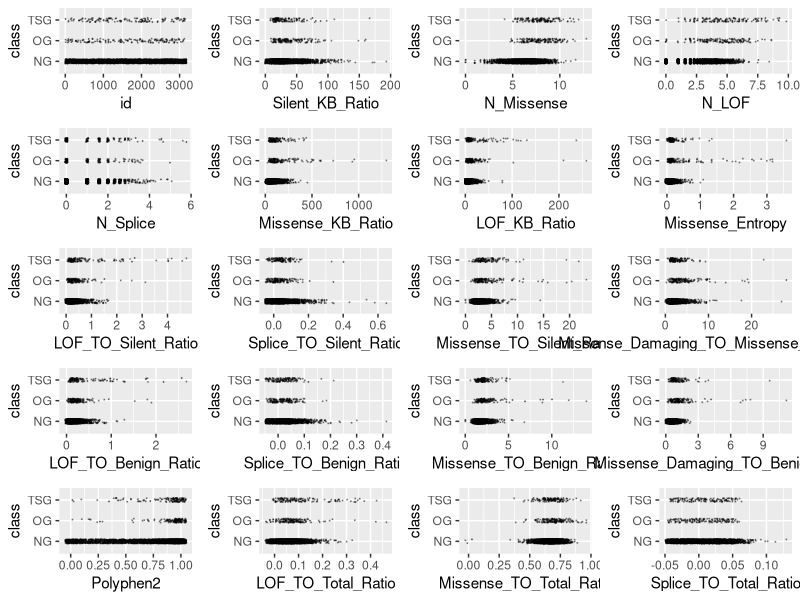
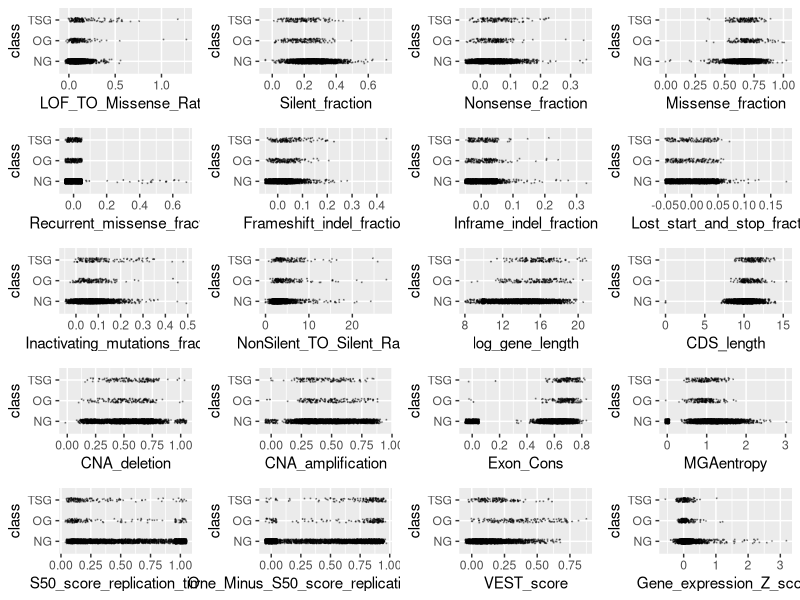
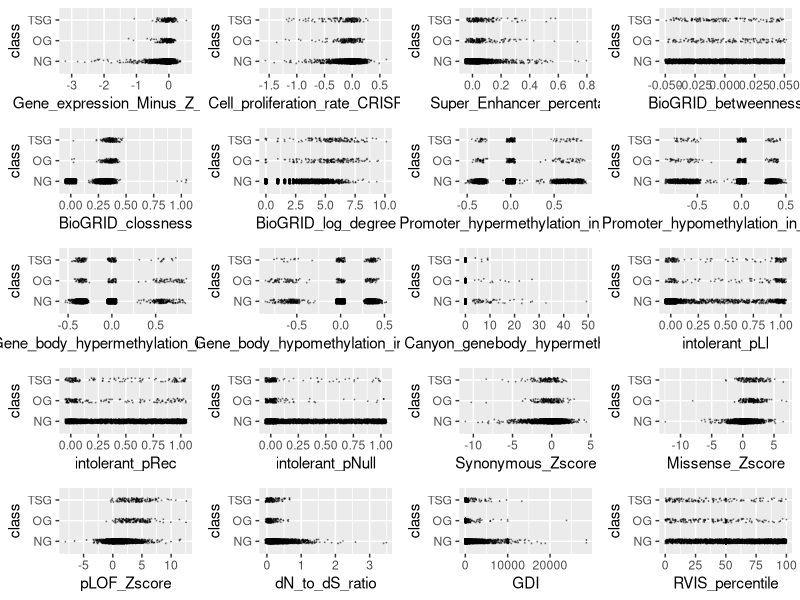
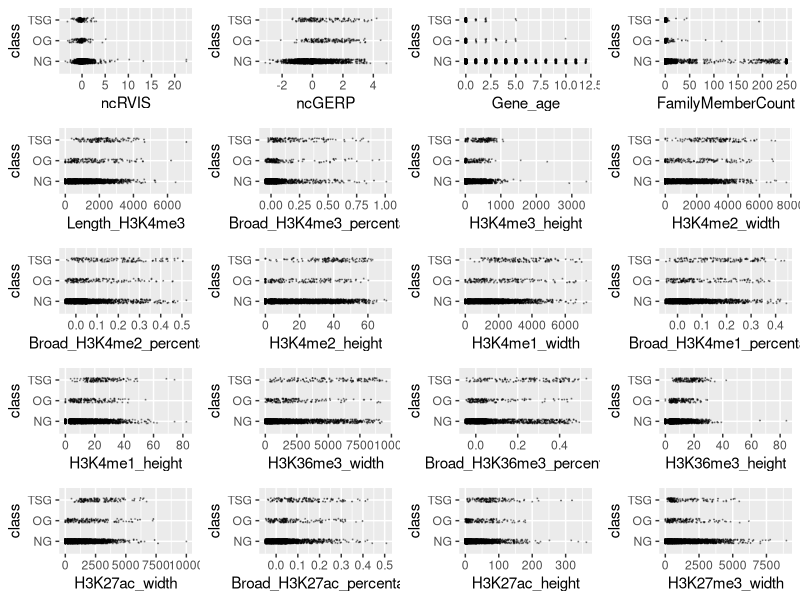
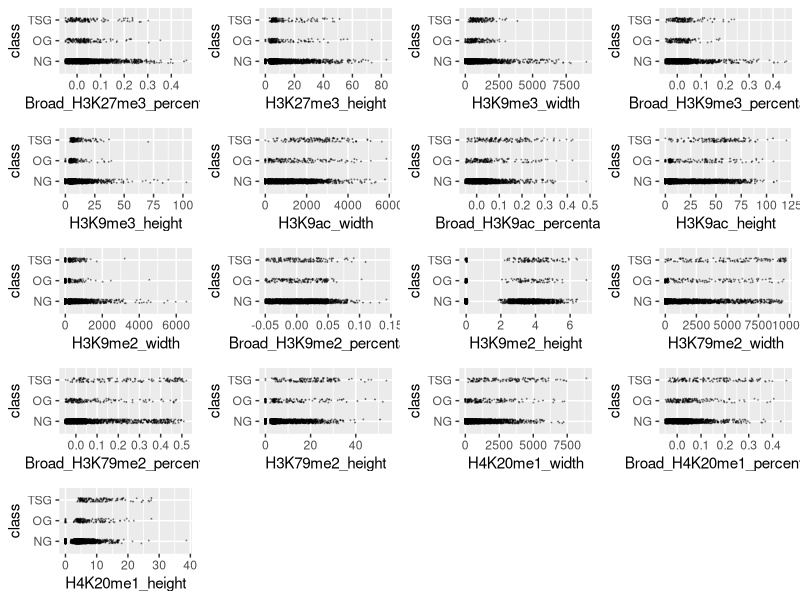
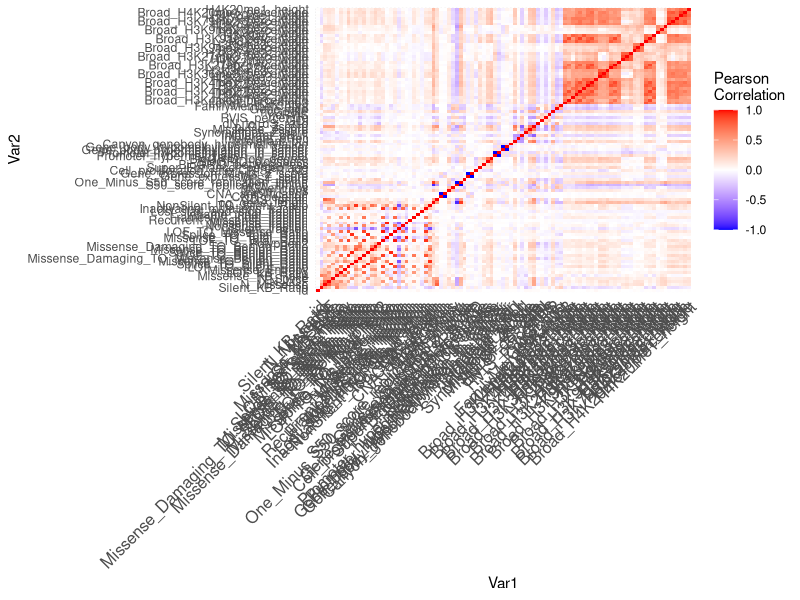
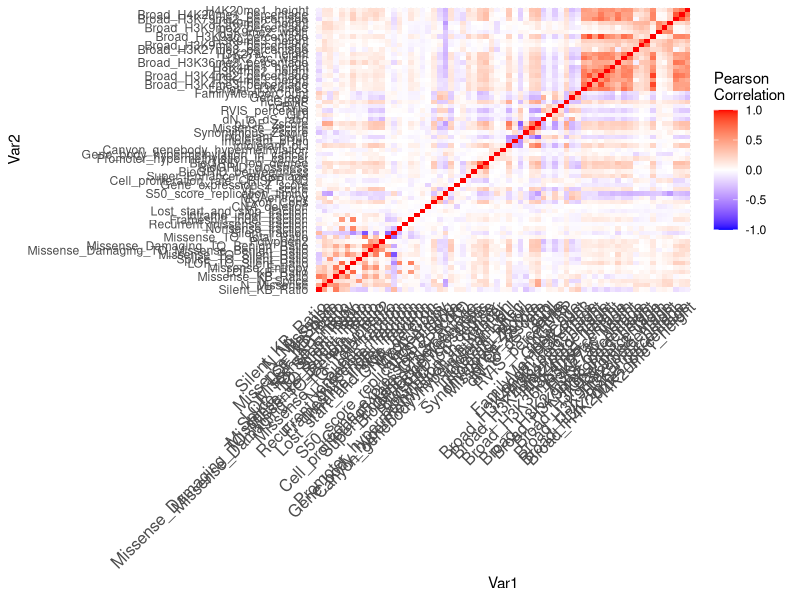
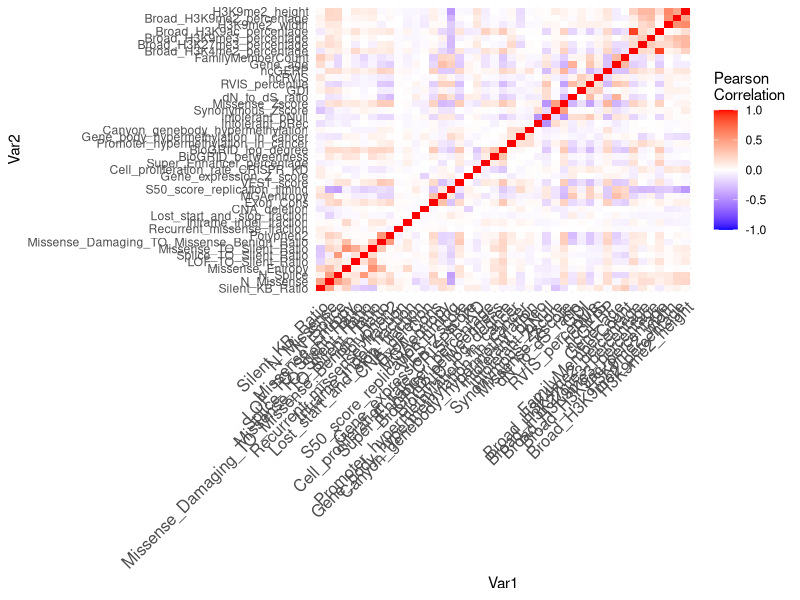

These charts were generated, in order, by the following R code:
## ---- chunk 1
knitr::opts_chunk$set(echo = TRUE, comment = NA)
## ---- chunk 2
training <- read.csv("training.csv", stringsAsFactors = TRUE)
training$class <- factor(training$class)
levels(training$class) <- c("NG", "OG", "TSG")
outlier <- function(data) {
  low <- mean(data) - 3 * sd(data)
  high <- mean(data) + 3 * sd(data)
  which(data < low | data > high)
}
# library(ggplot2)
# scatter <- function(var) {
#   ggplot(training, aes_string(var, "class")) +
#     geom_jitter(width = 0.05, height = 0.1, size = 0.1,
#                 colour = rgb(0, 0, 0, alpha = 1 / 3))
# }
# scat_plot <- lapply(names(training)[-99], scatter)
# library(gridExtra)
# grid.arrange(grobs = scat_plot[1:20], ncol = 4)
# grid.arrange(grobs = scat_plot[21:40], ncol = 4)
# grid.arrange(grobs = scat_plot[41:60], ncol = 4)
# grid.arrange(grobs = scat_plot[61:80], ncol = 4)
# grid.arrange(grobs = scat_plot[81:98], ncol = 4)
outlier_index <- sort(table(unlist(lapply(training[,-99], outlier))), decreasing = TRUE)
outlier_index[1:100]
training <- training[-as.numeric(names(outlier_index)[1:50]),]
sort(training$Missense_TO_Silent_Ratio, decreasing = TRUE)[1:10]
training <- training[-which(training$Missense_TO_Silent_Ratio > 100), ]
sort(training$Missense_KB_Ratio, decreasing = TRUE)[1:10]
training <- training[-which(training$Missense_KB_Ratio > 2000), ]
sort(training$LOF_TO_Silent_Ratio, decreasing = TRUE)[1:10]
training <- training[-which(training$LOF_TO_Silent_Ratio > 5), ]
sort(training$Gene_expression_Z_score, decreasing = TRUE)[1:10]
training <- training[-which(training$Gene_expression_Z_score > 4), ]
sort(training$dN_to_dS_ratio, decreasing = TRUE)[1:10]
training <- training[-which(training$dN_to_dS_ratio > 5),]
sort(training$Silent_KB_Ratio, decreasing = TRUE)[1:10]
training <- training[-which(training$Silent_KB_Ratio > 200), ]
sort(training$Lost_start_and_stop_fraction, decreasing = TRUE)[1:10]
training <- training[-which(training$Lost_start_and_stop_fraction > 0.2),]
sort(training$Synonymous_Zscore, decreasing = FALSE)[1:10]
training <- training[-which(training$Synonymous_Zscore < -15), ]
numeric_training <- training[,-99]

n_zeroes <- rep(NA, nrow(numeric_training))

for(i in seq_len(nrow(numeric_training))){
  row_i_zeroes <- 0
  for(j in seq_len(ncol(numeric_training))){
    if(round(numeric_training[i,j], digits = 5) == 0){
      row_i_zeroes <- row_i_zeroes + 1
    }
  }
  n_zeroes[i] <- row_i_zeroes
}
training <- training[n_zeroes <= 50, ]
# Remove 1 of 2 variables that have r value of 1 or -1 (i.e. perfectly correlated)
perf_corr <- which(abs(cor(training[,-99])) == 1, arr.ind = TRUE)
which(perf_corr[,1] != perf_corr[,2])
training <- training[, -43]
## ---- chunk 3
library(ggplot2)
scatter <- function(var) {
  ggplot(training, aes_string(var, "class")) +
    geom_jitter(width = 0.05, height = 0.1, size = 0.1,
                colour = rgb(0, 0, 0, alpha = 1 / 3))
}
scat_plot <- lapply(names(training)[-98], scatter)
library(gridExtra)
grid.arrange(grobs = scat_plot[1:20], ncol = 4)
grid.arrange(grobs = scat_plot[21:40], ncol = 4)
grid.arrange(grobs = scat_plot[41:60], ncol = 4)
grid.arrange(grobs = scat_plot[61:80], ncol = 4)
grid.arrange(grobs = scat_plot[81:97], ncol = 4)
## ---- chunk 4
library(dplyr)
#function to calculate wca
score <- function (conf_mat) {
  print(sum(diag(conf_mat) * c(1, 20, 20)))
  print(sum(diag(conf_mat) * c(1, 20, 20)) / sum(apply(conf_mat, 2, sum) * c(1, 20, 20)))
}

# Set new threshold to account for unbalanced data
classify <- function(probs, k) {
  if (any(probs[2:3] > k)) {
    subset <- probs[2:3]
    output <- which(subset == max(subset))
    if (length(output) > 1) {
        output <- sample(1:2, 1)
    }
  } else {
    output <- 0
  }
  output
}
## ---- chunk 5
library(dplyr)
library(caret)
set.seed(12)
mn <- nnet::multinom(class ~ ., data = training, model = TRUE)
tidymn <- broom::tidy(mn) %>% arrange(p.value)
tidymn <- tidymn %>% filter(p.value < 0.05 / nrow(tidymn))
terms <- unique(tidymn$term)[-1]
library(dplyr)
sig <- logical(97)
names(sig) <- names(training)[-98]
k <- 1
diffs <- logical(97)
for (var in names(training)[-98]) {
  model <- aov(training[[var]] ~ factor(training$class))
  sig[k] <- summary(model)[[1]][1, 5]
  diffs[k] <- all(TukeyHSD(model)$`factor(training$class)`[, 4] < 0.05 / 97)
  k <- k + 1
}
sort(sig[diffs])
score <- function (conf_mat) {
  sum(diag(conf_mat) * c(1, 20, 20)) / sum(apply(conf_mat, 2, sum) * c(1, 20, 20))
}

sig_terms <- names(sort(sig[diffs]))
combo_terms <- table(c(terms, sig_terms)) == 2
final_terms <- names(combo_terms[combo_terms])
term_mat <- cor(training %>% select(all_of(final_terms)))
ind_terms <- final_terms[-c(1, 3, 4, 5, 10, 11, 13, 14, 15, 17)]

vars <- training
cor_mtx = round(cor(vars[, names(vars) != "class"]), 2)
library(reshape2)
#reshape it
melted_cor_mtx <- melt(cor_mtx)

#draw the heatmap
cor_heatmap = ggplot(data = melted_cor_mtx, aes(x=Var1, y=Var2, fill=value)) + geom_tile()
cor_heatmap = cor_heatmap +
scale_fill_gradient2(low = "blue", high = "red", mid = "white", midpoint = 0, limit = c(-1,1), space = "Lab", name="Pearson\nCorrelation") + 
theme_minimal() +
theme(axis.text.x = element_text(angle = 45, vjust = 1, size = 12, hjust = 1))

cor_heatmap
which(abs(cor_mtx) > 0.75, arr.ind = TRUE)
# Eliminate all but one of a set of variables highly correlated with one another
vars <- vars[, -c(1, 4, 32, 13, 18, 21, 29, 14, 20, 15, 30,
                  15, 24, 31, 38, 34, 41, 48, 50, 68, 86, 88,
                  71, 72, 78, 74, 76, 80, 82, 83, 92, 94, 95)]
cor_mtx = round(cor(vars[, names(vars) != "class"]), 2)
library(reshape2)
#reshape it
melted_cor_mtx <- melt(cor_mtx)

#draw the heatmap
cor_heatmap = ggplot(data = melted_cor_mtx, aes(x=Var1, y=Var2, fill=value)) + geom_tile()
cor_heatmap = cor_heatmap +
scale_fill_gradient2(low = "blue", high = "red", mid = "white", midpoint = 0, limit = c(-1,1), space = "Lab", name="Pearson\nCorrelation") + 
theme_minimal() +
theme(axis.text.x = element_text(angle = 45, vjust = 1, size = 12, hjust = 1))

cor_heatmap
which(abs(cor_mtx) > 0.6, arr.ind = TRUE)
# Eliminate all but one of a set of variables highly correlated with one another
vars <- vars[, -c(4, 5, 15, 17, 11, 13, 14, 29, 39, 47,
                  48, 51, 49, 54, 55, 52, 58, 63, 65,
                  34, 64, 53)]
cor_mtx = round(cor(vars[, names(vars) != "class"]), 2)
library(reshape2)
#reshape it
melted_cor_mtx <- melt(cor_mtx)

#draw the heatmap
cor_heatmap = ggplot(data = melted_cor_mtx, aes(x=Var1, y=Var2, fill=value)) + geom_tile()
cor_heatmap = cor_heatmap +
scale_fill_gradient2(low = "blue", high = "red", mid = "white", midpoint = 0, limit = c(-1,1), space = "Lab", name="Pearson\nCorrelation") + 
theme_minimal() +
theme(axis.text.x = element_text(angle = 45, vjust = 1, size = 12, hjust = 1))

cor_heatmap
set.seed(12)
mn <- nnet::multinom(class ~ ., data = vars, model = TRUE)
tidymn <- broom::tidy(mn) %>% arrange(p.value)
tidymn <- tidymn %>% filter(p.value < 0.05 / nrow(tidymn))
terms <- unique(tidymn$term)[-1]
terms
## ---- chunk 6
vars <- training %>% select(all_of(terms), class)
set.seed(91232)
thresh_list <- list()
length(thresh_list) <- 10
j <- 1
for (rand in ceiling(runif(10, min = 1, max = 10000000))) {
  set.seed(rand)
  vars_test <- createDataPartition(vars$class, p = 0.8, 
                                    list = FALSE)
  vars_train <- vars[vars_test, ]
  vars_test <- vars[-vars_test, ]
  
  train_cont <- trainControl(method = "cv", number = 5, classProbs = TRUE, savePredictions = TRUE)
  lda_ft <- train(class ~ ., data = vars_train, method = "lda", preProc = c("center", "scale"),
                  trControl = train_cont)
  preds <- predict(lda_ft, newdata = vars_test, type = "prob")
  scores <- numeric(100)
  for (i in seq(from = 0.001, to = 0.1, by = 0.001)) {
    lda_mod <- table("pred"=apply(preds, 1, classify, k = i), "obs" = vars_test$class)
    lda_mod
    scores[i*1000] <- score(lda_mod)
  }
  names(scores) <- seq(from = 0.001, to = 0.1, by = 0.001)
  plot(scores ~ names(scores), ylim = c(0.7, 0.9),)
  best_thresh <- names(scores)[scores == max(scores)]
  max(scores)
  thresh_list[[j]] <- best_thresh
  j <- j + 1
}
mean(as.numeric(unlist(thresh_list)))
median(as.numeric(unlist(thresh_list)))
set.seed(03)
  vars_test <- createDataPartition(vars$class, p = 0.8, 
                                    list = FALSE)
  vars_train <- vars[vars_test, ]
  vars_test <- vars[-vars_test, ]
  train_cont <- trainControl(method = "cv", number = 5, classProbs = TRUE, savePredictions = TRUE)
  lda_ft <- train(class ~ ., data = vars_train, method = "lda", preProc = c("center", "scale"),
                  trControl = train_cont)
    preds <- predict(lda_ft, newdata = vars_test, type = "prob")
 lda_mod <- table("pred"=apply(preds, 1, classify, k = 0.01), "obs" = vars_test$class)
  lda_mod
  score(lda_mod)
## ---- chunk 7
tests <- read.csv("test.csv")
preds <- predict(lda_ft, newdata = tests, type = "prob")
preds <- apply(preds, 1, classify, k = 0.01)
names(preds) <- tests$id
csv_file <- data.frame(id = tests$id,
                       class = preds)
write.csv(csv_file, "modelpredictions12.csv", row.names = FALSE)
model_10 <- read.csv("modelpredictions10.csv")
table("BEST MOD" = model_10$class, csv_file$class)
